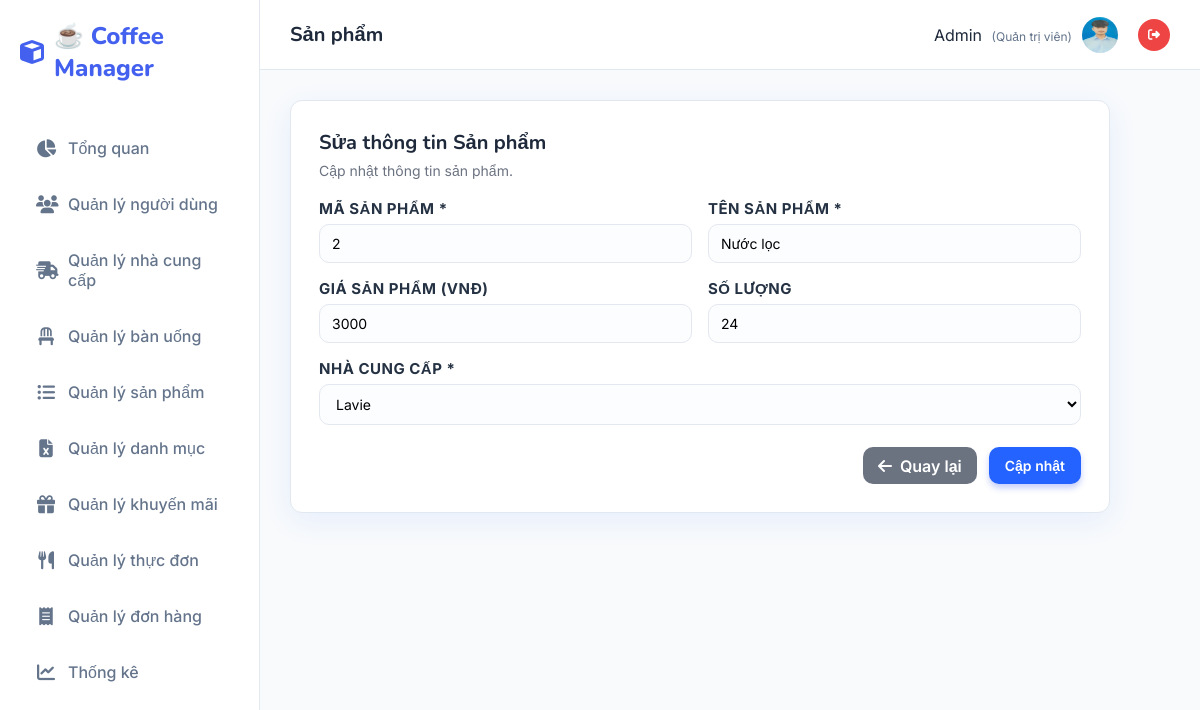
The page /Sanpham/sua/2 (signed in) on the database its author committed.
### tables this page shows
CREATE TABLE `sanpham2` (
  `masp` varchar(20) NOT NULL,
  `tensp` varchar(100) NOT NULL,
  `gia` varchar(20) NOT NULL,
  `soluong` varchar(20) NOT NULL,
  `mancc` varchar(20) DEFAULT NULL
);

### MVC/Core/controller.php (called while the page is built, shortened)
<?php
    class controller{
        public function model($model){
        return new $model;
        }
        public function view($view,$data=[]){
            include_once __DIR__.'/../Views/'.$view.'.php';
        }
    }
?>

### MVC/Controllers/Sanpham.php (called while the page is built, shortened)
<?php
    class Sanpham extends controller{
        private $sp;
        private $ncc;
        function __construct()
        {
            $this->sp = $this->model("Sanpham_m");
            $this->ncc = $this->model("Nhacungcap_m");
        }
        function sua($masp){
            $result = $this->sp->Sanpham_getById($masp);
            $row = mysqli_fetch_array($result);
            $dsncc = $this->ncc->Nhacungcap_find('', '');
            $this->view('Master',[
                'page' => 'Sanpham_sua',
                'masp' => $row['masp'],
                'tensp' => $row['tensp'],
                'gia' => $row['gia'],
                'soluong' => $row['soluong'],
                'mancc' => $row['mancc'],
                'dsncc' => $dsncc
            ]);
        }
    }
?>

### MVC/Core/app.php (called while the page is built, shortened)
<?php
    class app{
        protected $action = "Get_data";
        function __construct()
        {
            $arr = $this->processURL();
            if($arr!=null){
                if(file_exists(__DIR__.'/../Controllers/'.$arr[0].'.php')){
                    unset($arr[0]);
                }
            }
            $this->controller=new $this->controller;
            if(isset($arr[1])){
                if(method_exists($this->controller,$arr[1])){
                    $this->action=$arr[1];
                    unset($arr[1]);
                }
            }
            $this->param=$arr?array_values($arr):[];
            call_user_func_array([$this->controller,$this->action],$this->param);
        }
        function processURL(){
        if(isset($_GET['url'])){
            return explode('/',filter_var(trim($_GET['url']),FILTER_DEFAULT));
        }
    }
    }
?>

### index.php (called while the page is built, shortened)
<?php
    $myapp = new app();
?>

### MVC/Core/connectDB.php (called while the page is built, shortened)
<?php
    class connectDB{
            function __construct()
            {
                $this->con=mysqli_connect('localhost','root','','Web');
            }
    }
?>

### MVC/Models/Sanpham_m.php (called while the page is built, shortened)
<?php
    class Sanpham_m extends connectDB{
        function Sanpham_getById($masp){
            $sql = "SELECT s.*, n.tenncc FROM sanpham2 s
                    LEFT JOIN nhacungcap n ON s.mancc = n.mancc
                    WHERE s.masp = '$masp'
                    ORDER BY LENGTH(s.masp), s.masp";
            return mysqli_query($this->con, $sql);
        }
    }
?>

### MVC/Models/Nhacungcap_m.php (called while the page is built, shortened)
<?php
    class Nhacungcap_m extends connectDB{
        function Nhacungcap_find($mancc, $tenncc){
            $sql = "SELECT * FROM nhacungcap WHERE mancc LIKE '%$mancc%' AND tenncc LIKE '%$tenncc%' ORDER BY LENGTH(mancc), mancc";
            return mysqli_query($this->con, $sql);
        }
    }
?>

### MVC/Views/Pages/Sanpham_sua.php (the view, shortened to what this page needs)
<!DOCTYPE html>
<html lang="en">
<head>
</head>
<body>
    <main class="card" role="main">
        <h1>Sửa thông tin Sản phẩm</h1>
        <p class="lead">Cập nhật thông tin sản phẩm.</p>
        <form method="post" action="http://localhost/QLSP/Sanpham/update">
            <div>
                <label for="productId">Mã sản phẩm *</label>
                <input type="text" id="productId" name="txtMasanpham" readonly
                    value="<?php echo isset($data['masp']) ? $data['masp'] : '' ?>" />
            </div>
            <div>
                <label for="productName">Tên sản phẩm *</label>
                <input type="text" id="productName" name="txtTensanpham" required
                    value="<?php echo isset($data['tensp']) ? $data['tensp'] : '' ?>" />
            </div>
            <div>
                <label for="price">Giá sản phẩm (VNĐ)</label>
                <input type="number" id="price" name="txtGia" step="0.01" min="0"
                    value="<?php echo isset($data['gia']) ? $data['gia'] : '' ?>" />
            </div>
            <div>
                <label for="quantity">Số lượng</label>
                <input type="number" id="quantity" name="txtSoluong" min="0"
                    value="<?php echo isset($data['soluong']) ? $data['soluong'] : '' ?>" />
            </div>
            <div class="full">
                <label for="supplier">Nhà cung cấp *</label>
                <select id="supplier" name="ddlNhacungcap" required>
                    <?php
if(isset($data['dsncc'])){
    mysqli_data_seek($data['dsncc'], 0);
    while($row = mysqli_fetch_array($data['dsncc'])){
        $selected = (isset($data['mancc']) && $data['mancc'] == $row['mancc']) ? 'selected' : '';
        echo "<option value='".$row['mancc']."' $selected>".$row['tenncc']."</option>";
    }
}
?>
                </select>
            </div>
            <div class="actions">
                <a href="http://localhost/QLSP/Sanpham/danhsach" class="btn-back"><i
                        class="fa-solid fa-arrow-left"></i> Quay lại</a>
                <button type="submit" class="btn-primary" name="btnCapnhat">Cập nhật</button>
            </div>
        </form>
    </main>
</body>
</html>

### Public/Css/style.css (style rules this page uses)
:root { --primary: #4361ee; --primary-dark: #3a0ca3; --secondary: #4cc9f0; --accent: #f72585; --success: #10b981; --warning: #f59e0b; --danger: #ef4444; --dark: #1e293b; --light: #f8fafc; --white: #ffffff; --gray: #64748b; --border: #e2e8f0; --shadow: 0 10px 15px -3px rgba(0, 0, 0, 0.1), 0 4px 6px -2px rgba(0, 0, 0, 0.05); --radius: 16px; --sidebar-width: 260px; }
* { margin: 0; padding: 0; box-sizing: border-box; font-family: "Inter", sans-serif; }
body { background-color: var(--light); color: var(--dark); height: 100vh; overflow: hidden; }
a { text-decoration: none; transition: 0.3s; }
.card { background: var(--white); border-radius: var(--radius); padding: 30px; box-shadow: var(--shadow); border: 1px solid var(--border); margin-bottom: 30px; }
h1, h2 { color: var(--dark); margin-bottom: 20px; font-family: "Nunito", sans-serif; }
p.lead { color: var(--gray); margin-bottom: 25px; font-size: 15px; }
form { display: grid; grid-template-columns: repeat(2, 1fr); gap: 24px; }
.full { grid-column: 1 / -1; }
label { font-size: 13px; font-weight: 600; color: var(--gray); margin-bottom: 8px; display: block; text-transform: uppercase; letter-spacing: 0.5px; }
input, select, textarea { width: 100%; padding: 12px 16px; border: 1px solid var(--border); border-radius: 10px; font-size: 15px; background: #f9fafb; transition: 0.2s; }
.actions { margin-top: 10px; display: flex; gap: 12px; justify-content: flex-end; grid-column: 1 / -1; }
button, .btn { padding: 10px 20px; border-radius: 10px; font-weight: 600; font-size: 14px; cursor: pointer; border: none; display: inline-flex; align-items: center; gap: 8px; transition: 0.2s; text-decoration: none; }
.btn-primary { background: var(--primary); color: #fff; box-shadow: 0 4px 6px rgba(67, 97, 238, 0.3); }

### MVC/Views/Pages/Sanpham_sua.php (style rules this page uses)
:root { --bg: #f5f7fb; --card: #ffffff; --accent: #2463ff; --muted: #6b7280; --radius: 12px; --gap: 16px; font-family: Inter, system-ui, -apple-system, 'Segoe UI', Roboto, 'Helvetica Neue', Arial; }
* { box-sizing: border-box }
.card { width: 100%; max-width: 820px; background: var(--card); border-radius: var(--radius); box-shadow: 0 8px 30px rgba(24, 99, 255, 0.08); padding: 28px; }
h1 { margin: 0 0 6px; font-size: 20px }
p.lead { margin: 0 0 20px; color: var(--muted); font-size: 14px }
form { display: grid; grid-template-columns: repeat(2, 1fr); gap: var(--gap); }
.full { grid-column: 1 / -1 }
label { display: block; font-size: 15px; color: #253243; margin-bottom: 6px; font-weight: bold; }
input[type="text"], input[type="number"], select { width: 100%; padding: 10px 12px; border: 1px solid #e3e7ef; border-radius: 10px; background: #fbfdff; font-size: 14px; outline: none; }
.actions { display: flex; gap: 12px; justify-content: flex-end; grid-column: 1 / -1; margin-top: 6px }
button, a.btn-ghost { padding: 10px 16px; border-radius: 10px; border: 0; font-size: 14px; cursor: pointer }
.btn-primary { background: var(--accent); color: #fff; transition: 0.2s; }
.btn-back { background: #6b7280; padding: 8px 15px; border-radius: 10px; color: #fff; font-weight: 600; text-decoration: none; display: inline-flex; align-items: center; gap: 8px; }

### rows shown on the page
sanpham2: txtMasanpham "2", txtTensanpham "Nước lọc", txtGia "3000", txtSoluong "24"

### other values the page prints
$_SESSION['user_name'] "Admin"
form field ddlNhacungcap "Lavie"
